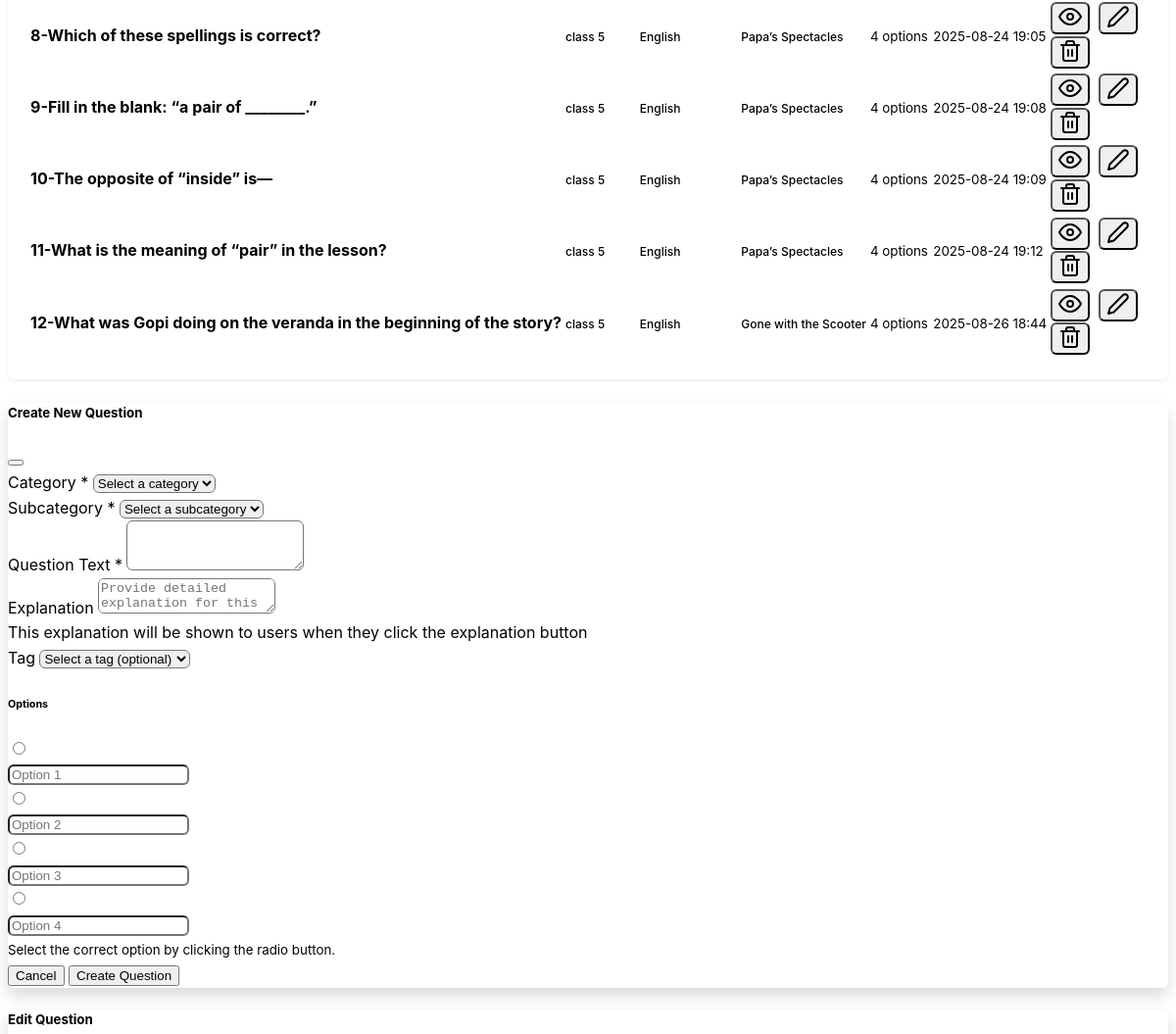
The app's page /backend/questions (middle part), older data.
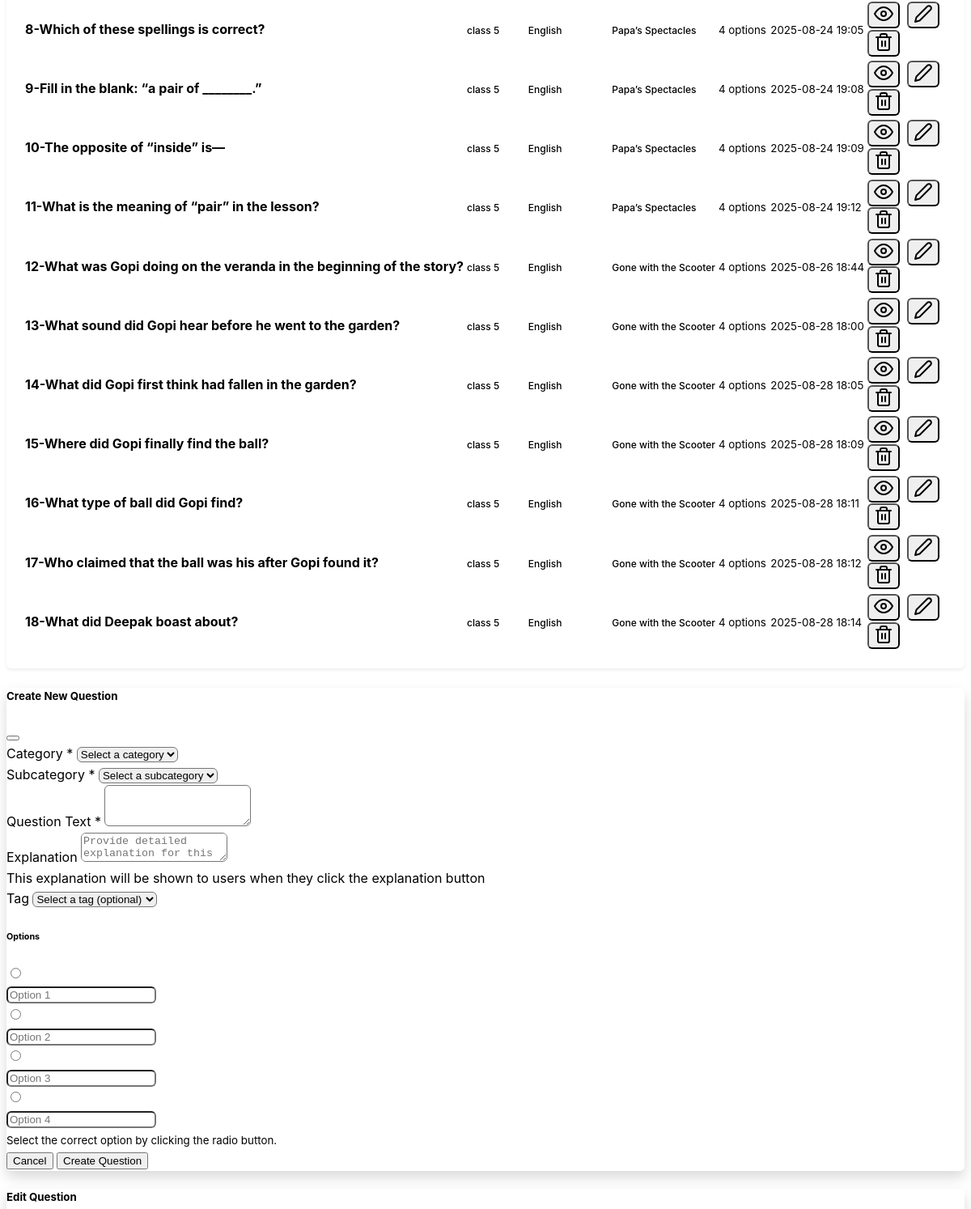
The same page, newer data.
### mcqbox/model.py (models this page shows, shortened)
class Question(db.Model):
    id = db.Column(db.Integer, primary_key=True)
    question_text = db.Column(db.String(500), nullable=False)
    subcategory_id = db.Column(db.Integer, db.ForeignKey('subcategory.id'), nullable=False)
    subcategory = db.relationship('Subcategory', backref=db.backref('questions', lazy=True))
    tag_id = db.Column(db.Integer, db.ForeignKey('tag.id'), nullable=True)
    tag = db.relationship('Tag', backref=db.backref('questions', lazy=True))
    explanation = db.Column(db.String(500), nullable=True)
    options = db.Column(db.JSON, nullable=False)
    category_id = db.Column(db.Integer, db.ForeignKey('category.id'), nullable=False)
    category = db.relationship('Category', backref=db.backref('questions', lazy=True))
    created_at = db.Column(db.DateTime, server_default=db.func.now())
    updated_at = db.Column(db.DateTime, server_default=db.func.now(), onupdate=db.func.now())

class Category(db.Model):
    id = db.Column(db.Integer, primary_key=True)
    name = db.Column(db.String(50), nullable=False, unique=True)
    description = db.Column(db.String(200), nullable=True)
    created_at = db.Column(db.DateTime, server_default=db.func.now())
    updated_at = db.Column(db.DateTime, server_default=db.func.now(), onupdate=db.func.now())

class Subcategory(db.Model):
    id = db.Column(db.Integer, primary_key=True)
    name = db.Column(db.String(50), nullable=False)
    category_id = db.Column(db.Integer, db.ForeignKey('category.id'), nullable=False)
    category = db.relationship('Category', backref=db.backref('subcategories', lazy=True))
    description = db.Column(db.String(200), nullable=True)
    created_at = db.Column(db.DateTime, server_default=db.func.now())
    updated_at = db.Column(db.DateTime, server_default=db.func.now(), onupdate=db.func.now())

class Tag(db.Model):
    id = db.Column(db.Integer, primary_key=True)
    name = db.Column(db.String(50), nullable=False)
    category_id = db.Column(db.Integer, db.ForeignKey('category.id'), nullable=False)
    category = db.relationship('Category', backref=db.backref('tags', lazy=True))
    subcategory_id = db.Column(db.Integer, db.ForeignKey('subcategory.id'), nullable=True)
    subcategory = db.relationship('Subcategory', backref=db.backref('tags', lazy=True))
    created_at = db.Column(db.DateTime, server_default=db.func.now())

### mcqbox/backend/route.py (the view)
@app.route('/backend/questions')
def questions():
    category_id = request.args.get('category_id', type=int)
    subcategory_id = request.args.get('subcategory_id', type=int)
    search = request.args.get('search', '').strip()
    tag_filter = request.args.get('tag', '').strip()
    categories_list = Category.query.all()
    subcategories_list = []
    tags_list = Tag.query.all()
    if category_id:
        subcategories_list = Subcategory.query.filter_by(category_id=category_id).all()
    filters = []
    if category_id:
        filters.append(Question.category_id == category_id)
    if subcategory_id:
        filters.append(Question.subcategory_id == subcategory_id)
    tag_filter = request.args.get('tag', '').strip()
    if tag_filter:
        filters.append(Question.tag_id == tag_filter)
    if search:
        filters.append(Question.question_text.ilike(f'%{search}%'))
    questions_list = Question.query.filter(*filters).all()
    for question in questions_list:
        print(question.subcategory.name)
    return render_template('questions.html',
                         questions=questions_list,
                         categories=categories_list,
                         subcategories=subcategories_list,
                         tags=tags_list,
                         selected_category=category_id,
                         selected_subcategory=subcategory_id,
                         search_query=search)

### mcqbox/backend/templates/questions.html (shortened to what this page needs)
{% extends "base.html" %}
{% block content %}
<div class="row">
    <div class="col-12">
        <div class="card">
            <div class="card-body">
                {% if questions %}
                <div class="table-responsive">
                    <table class="table table-hover">
                        <tbody>
                            {% for question in questions %}
                            <tr>
                                <td>
                                    <strong>{{loop.index}}-{{ question.question_text[:100] }}</strong>
                                </td>
                                <td>
                                    <span class="badge bg-primary">
                                        {{ question.category.name if question.category.name else 'Unknown' }}
                                    </span>
                                </td>
                                <td>
                                    <span class="badge bg-secondary">
                                        {{ question.subcategory.name if question.subcategory.name else 'Unknown' }}
                                    </span>
                                </td>
                                <td>
                                    <span class="badge bg-secondary">
                                        {{ question.tag.name if question.tag.name else 'Unknown' }}
                                    </span>
                                </td>
                                <td>
                                    <small class="text-muted">{{ question.options|length }} options</small>
                                </td>
                                <td>
                                    <small class="text-muted">{{ question.created_at.strftime('%Y-%m-%d %H:%M')
                                        }}</small>
                                </td>
                                <td class="text-end">
                                    <div class="btn-group" role="group">
                                        <button class="btn btn-sm btn-outline-secondary"
                                            onclick="viewQuestion({{ question.id }})" data-bs-toggle="modal"
                                            data-bs-target="#viewQuestionModal">
                                            <i data-feather="eye"></i>
                                        </button>
                                        <button class="btn btn-sm btn-outline-secondary"
                                            onclick="editQuestion({{ question.id }})" data-bs-toggle="modal"
                                            data-bs-target="#editQuestionModal">
                                            <i data-feather="edit-2"></i>
                                        </button>
                                        <form method="POST"
                                            action="{{ url_for('delete_question', question_id=question.id) }}"
                                            class="d-inline"
                                            onsubmit="return confirm('Are you sure you want to delete this question?')">
                                            <button type="submit" class="btn btn-sm btn-outline-danger">
                                                <i data-feather="trash-2"></i>
                                            </button>
                                        </form>
                                    </div>
                                </td>
                            </tr>
                            {% endfor %}
                        </tbody>
                    </table>
                </div>
                {% endif %}
            </div>
        </div>
    </div>
</div>
<div class="modal fade" id="createQuestionModal" tabindex="-1">
    <div class="modal-dialog modal-lg">
        <div class="modal-content">
            <form method="POST" action="{{ url_for('create_question') }}">
                <div class="modal-header">
                    <h5 class="modal-title">Create New Question</h5>
                    <button type="button" class="btn-close" data-bs-dismiss="modal"></button>
                </div>
                <div class="modal-body">
                    <div class="mb-3">
                        <label for="createCategoryId" class="form-label">Category *</label>
                        <select class="form-select" id="createCategoryId" onchange="updateCreateSubcategories()"
                            name="category_id" required>
                            <option value="">Select a category</option>
                        </select>
                    </div>
                    <div class="mb-3">
                        <label for="createSubcategoryId" class="form-label">Subcategory *</label>
                        <select class="form-select" id="createSubcategoryId" name="subcategory_id" required>
                            <option value="">Select a subcategory</option>
                        </select>
                    </div>
                    <div class="mb-3">
                        <label for="question_text" class="form-label">Question Text *</label>
                        <textarea class="form-control" id="question_text" name="question_text" rows="3"
                            required></textarea>
                    </div>
                    <div class="mb-3">
                        <label for="explanation" class="form-label">Explanation</label>
                        <textarea class="form-control" id="explanation" name="explanation" rows="2"
                            placeholder="Provide detailed explanation for this question (optional)"></textarea>
                        <div class="form-text">This explanation will be shown to users when they click the explanation
                            button</div>
                    </div>
                    <div class="mb-3">
                        <label for="tags" class="form-label">Tag</label>
                        <select class="form-select" id="tags" name="tags">
                            <option value="">Select a tag (optional)</option>
                        </select>
                    </div>
                    <h6>Options</h6>
                    <div class="mb-3">
                        <div class="row">
                            <div class="col-1">
                                <input class="form-check-input" type="radio" name="correct_option" value="1" required>
                            </div>
                            <div class="col-11">
                                <input type="text" class="form-control" name="option_1" placeholder="Option 1" required>
                            </div>
                        </div>
                    </div>
                    <div class="mb-3">
                        <div class="row">
                            <div class="col-1">
                                <input class="form-check-input" type="radio" name="correct_option" value="2" required>
                            </div>
                            <div class="col-11">
                                <input type="text" class="form-control" name="option_2" placeholder="Option 2" required>
                            </div>
                        </div>
                    </div>
                    <div class="mb-3">
                        <div class="row">
                            <div class="col-1">
                                <input class="form-check-input" type="radio" name="correct_option" value="3">
                            </div>
                            <div class="col-11">
                                <input type="text" class="form-control" name="option_3" placeholder="Option 3">
                            </div>
                        </div>
                    </div>
                    <div class="mb-3">
                        <div class="row">
                            <div class="col-1">
                                <input class="form-check-input" type="radio" name="correct_option" value="4">
                            </div>
                            <div class="col-11">
                                <input type="text" class="form-control" name="option_4" placeholder="Option 4">
                            </div>
                        </div>
                    </div>
                    <small class="text-muted">Select the correct option by clicking the radio button.</small>
                </div>
                <div class="modal-footer">
                    <button type="button" class="btn btn-secondary" data-bs-dismiss="modal">Cancel</button>
                    <button type="submit" class="btn btn-primary">Create Question</button>
                </div>
            </form>
        </div>
    </div>
</div>
<div class="modal fade" id="editQuestionModal" tabindex="-1">
    <div class="modal-dialog modal-lg">
        <div class="modal-content">
            <form method="POST" id="editQuestionForm">
                <div class="modal-header">
                    <h5 class="modal-title">Edit Question</h5>
                </div>
            </form>
        </div>
    </div>
</div>
{% endblock %}

### mcqbox/backend/templates/base.html (shortened to what this page needs)
<!DOCTYPE html>
<html lang="en" data-bs-theme="dark">
<head>
    <link href="https://cdn.replit.com/agent/bootstrap-agent-dark-theme.min.css" rel="stylesheet">
    <link rel="stylesheet" href="{{ url_for('backend_.static', filename='css/custom.css') }}">
</head>
<body>
    <div class="container my-4">
        {% block content %}{% endblock %}
    </div>
</body>
</html>

### mcqbox/backend/static/css/custom.css (style rules this page uses)
:root { --sidebar-width: 250px; --header-height: 70px; --border-radius: 0.375rem; --box-shadow: 0 0.125rem 0.25rem rgba(0, 0, 0, 0.075); --box-shadow-lg: 0 0.5rem 1rem rgba(0, 0, 0, 0.15); }
body { font-family: -apple-system, BlinkMacSystemFont, "Segoe UI", Roboto, "Helvetica Neue", Arial, sans-serif; line-height: 1.6; }
.card { border-radius: var(--border-radius); box-shadow: var(--box-shadow); margin-bottom: 1.5rem; }
.card-body { padding: 1.25rem; }
.table { margin-bottom: 0; }
.btn-group .btn { border-radius: var(--border-radius) !important; margin-right: 0.25rem; }
.btn-group .btn:last-child { margin-right: 0; }
.modal-content { border-radius: var(--border-radius); box-shadow: var(--box-shadow-lg); }
.modal-header { border-bottom: 1px solid var(--bs-border-color); }
.modal-footer { border-top: 1px solid var(--bs-border-color); }
.form-control, .form-select { border-radius: var(--border-radius); }
.badge { font-size: 0.75rem; font-weight: 500; }

Row changes from the older to the newer data that the page shows:
added Question: question_text "What sound did Gopi hear before he went to the garden?", category "class 5", subcategory "English", tag "Gone with the Scooter", options|length "4", created_at "2025-08-28 18:00"
added Question: question_text "What did Gopi first think had fallen in the garden?", category "class 5", subcategory "English", tag "Gone with the Scooter", options|length "4", created_at "2025-08-28 18:05"
added Question: question_text "Where did Gopi finally find the ball?", category "class 5", subcategory "English", tag "Gone with the Scooter", options|length "4", created_at "2025-08-28 18:09"
added Question: question_text "What type of ball did Gopi find?", category "class 5", subcategory "English", tag "Gone with the Scooter", options|length "4", created_at "2025-08-28 18:11"
added Question: question_text "Who claimed that the ball was his after Gopi found it?", category "class 5", subcategory "English", tag "Gone with the Scooter", options|length "4", created_at "2025-08-28 18:12"
added Question: question_text "What did Deepak boast about?", category "class 5", subcategory "English", tag "Gone with the Scooter", options|length "4", created_at "2025-08-28 18:14"
